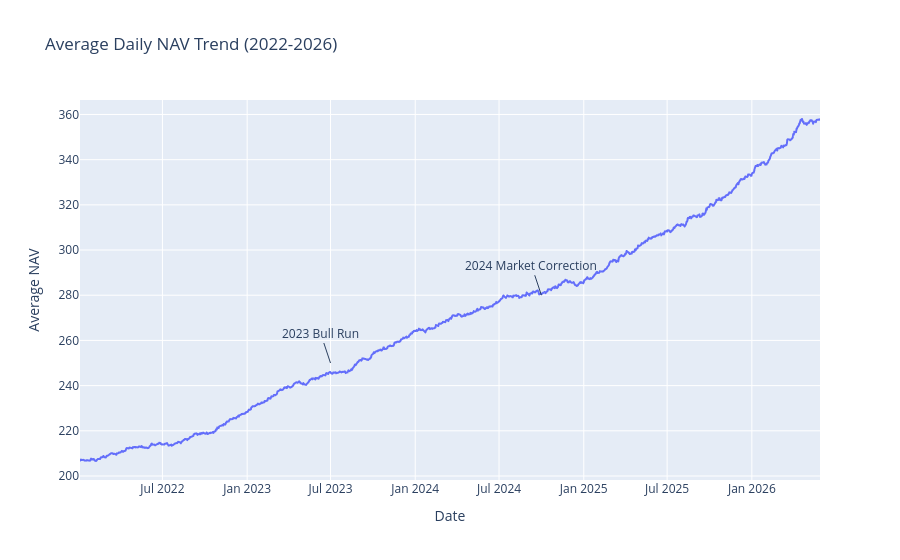

The notebook cell this image was saved under:
### Code cell
import plotly.express as px

fig = px.line(
    nav_trend,
    x="date",
    y="nav",
    title="Average Daily NAV Trend (2022-2026)"
)

fig.add_annotation(
    x="2023-07-01",
    y=250,
    text="2023 Bull Run",
    showarrow=True
)

fig.add_annotation(
    x="2024-10-01",
    y=280,
    text="2024 Market Correction",
    showarrow=True
)

fig.update_layout(
    xaxis_title="Date",
    yaxis_title="Average NAV"
)

fig.show()

### Figure 1 — Plotly figure (JSON) as saved in the notebook; plotly's stock layout.template omitted (floating-point values rounded to 4 significant figures; data arrays with more than 128 entries replaced by an {"elided": "..."} marker saying what was removed)
{"data": [{"hovertemplate": "date=%{x}<br>nav=%{y}<extra></extra>", "legendgroup": "", "line": {"color": "#636efa", "dash": "solid"}, "marker": {"symbol": "circle"}, "mode": "lines", "name": "", "showlegend": false, "type": "scattergl", "x": {"elided": "1150 str values"}, "xaxis": "x", "y": {"elided": "1150 float values"}, "yaxis": "y"}], "layout": {"annotations": [{"showarrow": true, "text": "2023 Bull Run", "x": "2023-07-01", "y": 250}, {"showarrow": true, "text": "2024 Market Correction", "x": "2024-10-01", "y": 280}], "legend": {"tracegroupgap": 0}, "title": {"text": "Average Daily NAV Trend (2022-2026)"}, "xaxis": {"anchor": "y", "domain": [0, 1], "title": {"text": "Date"}}, "yaxis": {"anchor": "x", "domain": [0, 1], "title": {"text": "Average NAV"}}}}
